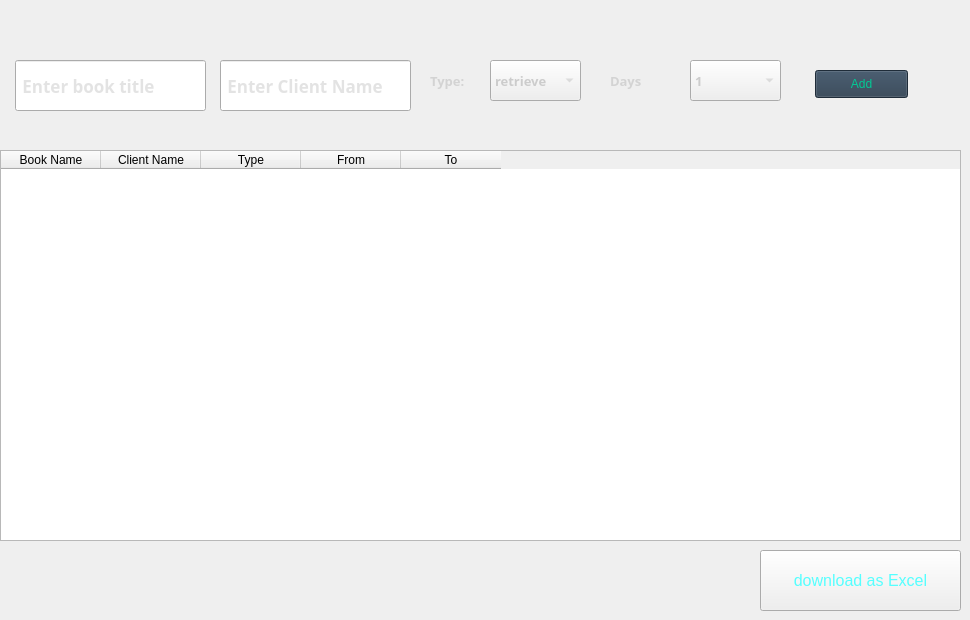
    <widget class="QWidget" name="tab_3">
     <attribute name="title">
      <string>opertaion</string>
     </attribute>
     <widget class="QPushButton" name="dayOprBtn">
      <property name="geometry">
       <rect>
        <x>815</x>
        <y>70</y>
        <width>93</width>
        <height>28</height>
       </rect>
      </property>
      <property name="styleSheet">
       <string notr="true">color: rgb(0, 203, 149);
font: 63 10pt &quot;Myriad Pro Light&quot;;
background-color: rgb(44,62,80);</string>
      </property>
      <property name="text">
       <string>Add</string>
      </property>
     </widget>
     <widget class="QLabel" name="label_3">
      <property name="geometry">
       <rect>
        <x>610</x>
        <y>70</y>
        <width>51</width>
        <height>21</height>
       </rect>
      </property>
      <property name="font">
       <font>
        <family>Myriad Pro Light</family>
        <pointsize>10</pointsize>
        <weight>75</weight>
        <bold>true</bold>
       </font>
      </property>
      <property name="styleSheet">
       <string notr="true">color: rgb(211, 211, 211);</string>
      </property>
      <property name="text">
       <string>Days</string>
      </property>
     </widget>
     <widget class="QComboBox" name="dayOprDaySel">
      <property name="geometry">
       <rect>
        <x>690</x>
        <y>60</y>
        <width>91</width>
        <height>41</height>
       </rect>
      </property>
      <property name="font">
       <font>
        <family>Myriad Pro Light</family>
        <pointsize>10</pointsize>
        <weight>75</weight>
        <bold>true</bold>
       </font>
      </property>
      <property name="styleSheet">
       <string notr="true">color: rgb(204, 204, 204);</string>
      </property>
      <item>
       <property name="text">
        <string>1</string>
       </property>
      </item>
      <item>
       <property name="text">
        <string>2</string>
       </property>
      </item>
      <item>
       <property name="text">
        <string>3</string>
       </property>
      </item>
      <item>
       <property name="text">
        <string>4</string>
       </property>
      </item>
      <item>
       <property name="text">
        <string>5</string>
       </property>
      </item>
      <item>
       <property name="text">
        <string>6</string>
       </property>
      </item>
      <item>
       <property name="text">
        <string>7</string>
       </property>
      </item>
      <item>
       <property name="text">
        <string>8</string>
       </property>
      </item>
      <item>
       <property name="text">
        <string>9</string>
       </property>
      </item>
      <item>
       <property name="text">
        <string>10</string>
       </property>
      </item>
     </widget>
     <widget class="QLineEdit" name="dayOprBook">
      <property name="geometry">
       <rect>
        <x>15</x>
        <y>60</y>
        <width>191</width>
        <height>51</height>
       </rect>
      </property>
      <property name="font">
       <font>
        <family>Myriad Pro Light</family>
        <pointsize>13</pointsize>
        <weight>75</weight>
        <bold>true</bold>
       </font>
      </property>
      <property name="styleSheet">
       <string notr="true">color: rgb(200, 200, 200);</string>
      </property>
      <property name="placeholderText">
       <string> Enter book title</string>
      </property>
     </widget>
     <widget class="QComboBox" name="dayOprTypSel">
      <property name="geometry">
       <rect>
        <x>490</x>
        <y>60</y>
        <width>91</width>
        <height>41</height>
       </rect>
      </property>
      <property name="font">
       <font>
        <family>Myriad Pro Light</family>
        <pointsize>10</pointsize>
        <weight>75</weight>
        <bold>true</bold>
       </font>
      </property>
      <property name="styleSheet">
       <string notr="true">color: rgb(204, 204, 204);</string>
      </property>
      <item>
       <property name="text">
        <string>retrieve</string>
       </property>
      </item>
      <item>
       <property name="text">
        <string>rent</string>
       </property>
      </item>
     </widget>
     <widget class="QLabel" name="label_4">
      <property name="geometry">
       <rect>
        <x>430</x>
        <y>70</y>
        <width>51</width>
        <height>21</height>
       </rect>
      </property>
      <property name="font">
       <font>
        <family>Myriad Pro Light</family>
        <pointsize>10</pointsize>
        <weight>75</weight>
        <bold>true</bold>
       </font>
      </property>
      <property name="styleSheet">
       <string notr="true">color: rgb(211, 211, 211);</string>
      </property>
      <property name="text">
       <string>Type:</string>
      </property>
     </widget>
     <widget class="QTableWidget" name="tableWidget_2">
      <property name="geometry">
       <rect>
        <x>0</x>
        <y>150</y>
        <width>961</width>
        <height>391</height>
       </rect>
      </property>
      <property name="styleSheet">
       <string notr="true">font: 63 10pt &quot;Myriad Pro Light&quot;;</string>
      </property>
      <column>
       <property name="text">
        <string>Book Name</string>
       </property>
      </column>
      <column>
       <property name="text">
        <string>Client Name</string>
       </property>
      </column>
      <column>
       <property name="text">
        <string>Type</string>
       </property>
      </column>
      <column>
       <property name="text">
        <string>From</string>
       </property>
      </column>
      <column>
       <property name="text">
        <string>To</string>
       </property>
      </column>
     </widget>
     <widget class="QLineEdit" name="dayOprClient">
      <property name="geometry">
       <rect>
        <x>220</x>
        <y>60</y>
        <width>191</width>
        <height>51</height>
       </rect>
      </property>
      <property name="font">
       <font>
        <family>Myriad Pro Light</family>
        <pointsize>13</pointsize>
        <weight>75</weight>
        <bold>true</bold>
       </font>
      </property>
      <property name="styleSheet">
       <string notr="true">color: rgb(200, 200, 200);</string>
      </property>
      <property name="text">
       <string/>
      </property>
      <property name="placeholderText">
       <string> Enter Client Name</string>
      </property>
     </widget>
     <widget class="QPushButton" name="dayoperationsExcel">
      <property name="geometry">
       <rect>
        <x>760</x>
        <y>550</y>
        <width>201</width>
        <height>61</height>
       </rect>
      </property>
      <property name="font">
       <font>
        <pointsize>12</pointsize>
       </font>
      </property>
      <property name="styleSheet">
       <string notr="true">color: rgb(85, 255, 255);</string>
      </property>
      <property name="text">
       <string>download as Excel</string>
      </property>
     </widget>
    </widget>
